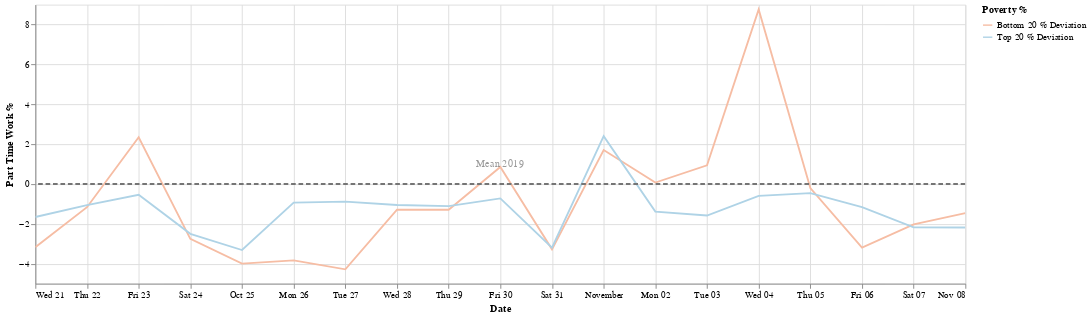

The cell this chart's notebook holds for it:
### Markdown cell above
**October 28, 2020:** New York tops a half-million confirmed COVID-19 cases

### Code cell
start_date = '2020-10-20'
end_date = '2020-11-8'
df4 = apply_date_filter(df,start_date,end_date)
chart = create_chart(df4)
chart

### Figure 1 — Vega-Lite specification as saved in the notebook (floating-point values rounded to 4 significant figures)
{"config": {"view": {"continuousHeight": 300, "continuousWidth": 400}, "range": {"category": {"scheme": "redblue"}}}, "layer": [{"data": {"name": "data-51093945c753167c8b7c65f696abdcd2"}, "mark": "line", "encoding": {"color": {"type": "nominal", "field": "Poverty %"}, "x": {"type": "temporal", "field": "date", "title": "Date"}, "y": {"type": "quantitative", "field": "part_time_value", "title": "Part Time Work %"}}, "selection": {"selector004": {"type": "interval", "bind": "scales", "encodings": ["x", "y"]}}, "transform": [{"fold": ["Bottom 20 % Deviation", "Top 20 % Deviation"], "as": ["Poverty %", "part_time_value"]}], "width": 1000}, {"data": {"name": "data-7f3a6b86ed460c4e648f2393735a11f6"}, "mark": {"type": "rule", "color": "#757575", "size": 2, "strokeDash": [5, 3]}, "encoding": {"size": {"value": 2}, "y": {"type": "quantitative", "field": "Mean 2019"}}}, {"data": {"name": "data-d764767e7dd3b10b2c76c1355ce10ef3"}, "mark": {"type": "text", "angle": 0, "text": "Mean 2019"}, "encoding": {"opacity": {"value": 0.4}, "y": {"type": "quantitative", "field": "y"}}}], "$schema": "https://vega.github.io/schema/vega-lite/v4.8.1.json", "datasets": {"data-51093945c753167c8b7c65f696abdcd2": [{"date": "2020-10-24T00:00:00+00:00", "Top 20 %": 5.69, "Bottom 20 %": 5.433, "Top 20 % Deviation": -2.498, "Bottom 20 % Deviation": -2.754}, {"date": "2020-10-21T00:00:00+00:00", "Top 20 %": 6.533, "Bottom 20 %": 5.017, "Top 20 % Deviation": -1.655, "Bottom 20 % Deviation": -3.171}, {"date": "2020-10-29T00:00:00+00:00", "Top 20 %": 7.079, "Bottom 20 %": 6.895, "Top 20 % Deviation": -1.109, "Bottom 20 % Deviation": -1.293}, {"date": "2020-11-08T00:00:00+00:00", "Top 20 %": 6.004, "Bottom 20 %": 6.724, "Top 20 % Deviation": -2.184, "Bottom 20 % Deviation": -1.463}, {"date": "2020-11-02T00:00:00+00:00", "Top 20 %": 6.804, "Bottom 20 %": 8.258, "Top 20 % Deviation": -1.383, "Bottom 20 % Deviation": 0.07063}, {"date": "2020-11-05T00:00:00+00:00", "Top 20 %": 7.731, "Bottom 20 %": 7.986, "Top 20 % Deviation": -0.4568, "Bottom 20 % Deviation": -0.2015}, {"date": "2020-11-03T00:00:00+00:00", "Top 20 %": 6.605, "Bottom 20 %": 9.127, "Top 20 % Deviation": -1.582, "Bottom 20 % Deviation": 0.9394}, {"date": "2020-10-26T00:00:00+00:00", "Top 20 %": 7.25, "Bottom 20 %": 4.353, "Top 20 % Deviation": -0.9374, "Bottom 20 % Deviation": -3.835}, {"date": "2020-10-27T00:00:00+00:00", "Top 20 %": 7.305, "Bottom 20 %": 3.906, "Top 20 % Deviation": -0.8822, "Bottom 20 % Deviation": -4.281}, {"date": "2020-10-28T00:00:00+00:00", "Top 20 %": 7.133, "Bottom 20 %": 6.905, "Top 20 % Deviation": -1.055, "Bottom 20 % Deviation": -1.283}, {"date": "2020-11-06T00:00:00+00:00", "Top 20 %": 7.026, "Bottom 20 %": 5.0, "Top 20 % Deviation": -1.162, "Bottom 20 % Deviation": -3.188}, {"date": "2020-11-07T00:00:00+00:00", "Top 20 %": 6.014, "Bottom 20 %": 6.158, "Top 20 % Deviation": -2.174, "Bottom 20 % Deviation": -2.029}, {"date": "2020-10-30T00:00:00+00:00", "Top 20 %": 7.467, "Bottom 20 %": 9.044, "Top 20 % Deviation": -0.7206, "Bottom 20 % Deviation": 0.856}, {"date": "2020-11-04T00:00:00+00:00", "Top 20 %": 7.591, "Bottom 20 %": 16.95, "Top 20 % Deviation": -0.597, "Bottom 20 % Deviation": 8.76}, {"date": "2020-10-31T00:00:00+00:00", "Top 20 %": 4.989, "Bottom 20 %": 4.911, "Top 20 % Deviation": -3.199, "Bottom 20 % Deviation": -3.277}, {"date": "2020-10-22T00:00:00+00:00", "Top 20 %": 7.13, "Bottom 20 %": 7.024, "Top 20 % Deviation": -1.058, "Bottom 20 % Deviation": -1.164}, {"date": "2020-11-01T00:00:00+00:00", "Top 20 %": 10.59, "Bottom 20 %": 9.891, "Top 20 % Deviation": 2.403, "Bottom 20 % Deviation": 1.703}, {"date": "2020-10-23T00:00:00+00:00", "Top 20 %": 7.65, "Bottom 20 %": 10.54, "Top 20 % Deviation": -0.5378, "Bottom 20 % Deviation": 2.348}, {"date": "2020-10-25T00:00:00+00:00", "Top 20 %": 4.874, "Bottom 20 %": 4.195, "Top 20 % Deviation": -3.314, "Bottom 20 % Deviation": -3.992}], "data-7f3a6b86ed460c4e648f2393735a11f6": [{"Mean 2019": 0}], "data-d764767e7dd3b10b2c76c1355ce10ef3": [{"y": 1}]}}
